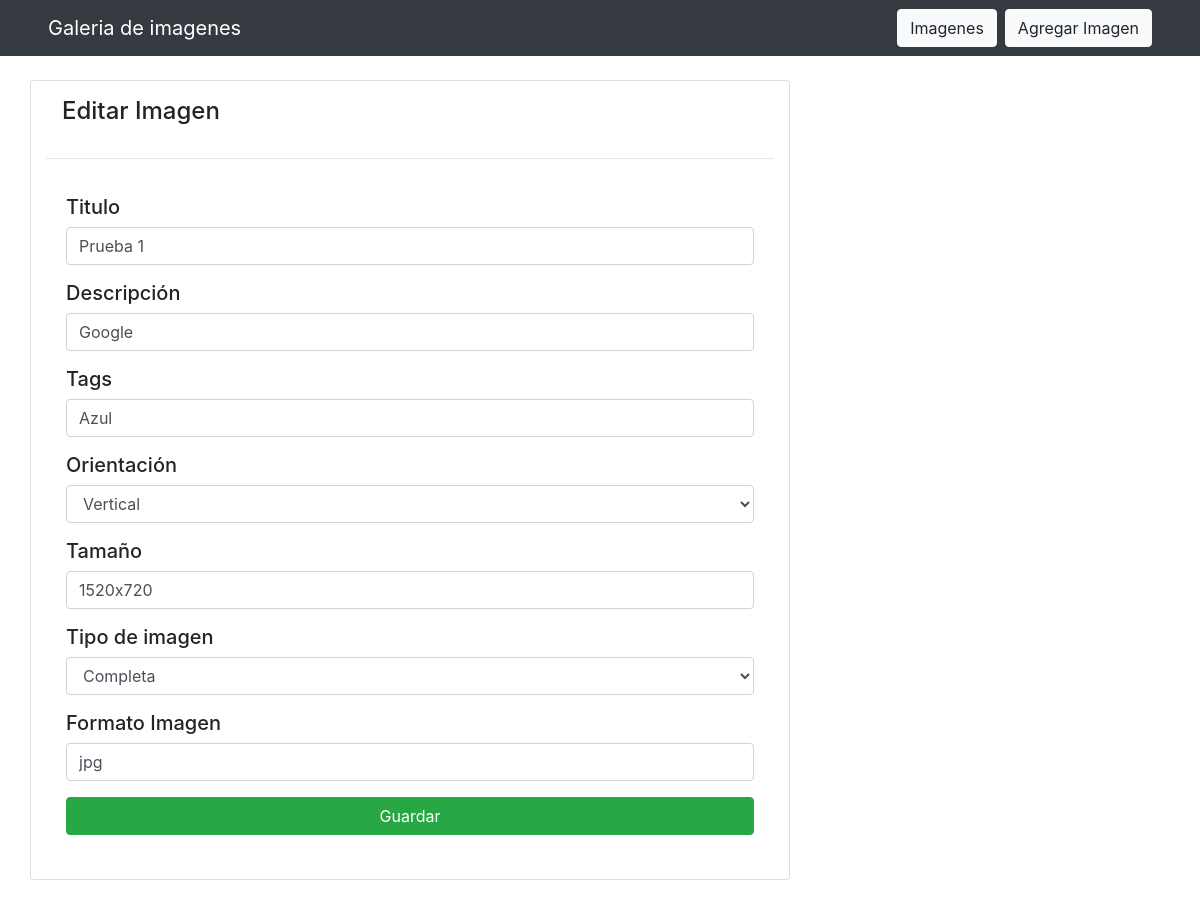
The app's page /pages/editImage.php?id=1 with its own data.
### tables this page shows
CREATE TABLE `imagecrud` (
  `ID` int NOT NULL,
  `TITLE` varchar(30) NOT NULL,
  `DESCRIPTION` varchar(60) NOT NULL,
  `IMAGE` varchar(255) NOT NULL,
  `orientacion` text NOT NULL,
  `tamano` varchar(255) NOT NULL,
  `tags` varchar(9999) NOT NULL,
  `imagen_completa_menu` varchar(255) NOT NULL,
  `formato_imagen` varchar(250) NOT NULL
);

### pages/editImage.php (called while the page is built)
<?php
  include '../vista/formEdit.php';
?>

### modelo/conexion.php (called while the page is built)
<?php
class Conexion {
  private $host, $Huser, $Hpass, $db, $charset;
  public function __construct() {
    $this->host= 'localhost';
    $this->Huser= 'root';
    $this->Hpass= 'admin';
    $this->db= 'CSV_DB';
    $this->charset= 'utf8';
  }
  public function conectar(){
    try {
      $connection="mysql:host=".$this->host.";dbname=".
                  $this->db.";charset=".$this->charset;
      $con=new PDO($connection,$this->Huser,$this->Hpass);
      $con->setAttribute(PDO::ATTR_ERRMODE,
                       PDO::ERRMODE_EXCEPTION);
    }catch(Exception $e){
      echo 'Error PDO: '.$e->getLine();
    }
    return $con;
  }
}

### modelo/editar_modelo.php (called while the page is built, shortened)
<?php
class ImagenEdit extends Conexion
{
  public function select($id)
  {
    $data = null;
    $sql = "call pr_modificar_tags($id)";
    if ($consulta = $this->conectar()->query($sql)) {
      while ($row = $consulta->fetch(PDO::FETCH_ASSOC)) {
        $data[] = $row;
      }
    }
    return $data;
  }
}

### vista/formEdit.php (the view, shortened to what this page needs)
<!doctype html>
<html lang="en">
<head>
  <link rel="stylesheet" href="https://stackpath.bootstrapcdn.com/bootstrap/4.4.1/css/bootstrap.min.css">
</head>
<body>
  <nav class="navbar navbar-dark bg-dark px-5">
    <a class="navbar-brand">Galeria de imagenes</a>
    <div class="form-inline">
      <a href='../index.php'>
        <button class="btn btn-light mr-2 my-2 my-sm-0" type="submit">Imagenes</button>
      </a>
      <a href='../pages/addImage.php'>
        <button class="btn btn-light my-2 my-sm-0" type="submit">Agregar Imagen</button>
      </a>
    </div>
  </nav>
  <br>
  <div class="container">
    <div class='row'>
      <div class='col-md-8 card'>
        <h4 class='m-3'>Editar Imagen</h4>
        <hr>
        <?php
        include_once '../modelo/conexion.php';
        include_once '../modelo/editar_modelo.php';
        $id = $_GET['id'];
        $image = new ImagenEdit();
        $image->update($id);
        $rows = $image->select($id);
        if (!empty($rows)) {
          foreach ($rows as $row) {
        ?>
            <form action='' method='post' class='card-body'>
              <h5>Titulo</h5>
              <input type='text' class='form-control mb-3' name='titlePostEdit' placeholder='Titulo' value='<?php echo $row['TITLE']; ?>'>
              <h5>Descripción</h5>
              <input type='text' class='form-control mb-3' name='descriptionPostEdit' placeholder='Descripción' value='<?php echo $row['DESCRIPTION']; ?>'>
              <h5>Tags</h5>
              <input type='text' class='form-control mb-3' name='tagsPostEdit' placeholder='Tags' value='<?php echo $row['tags']; ?>'>
              <h5>Orientación</h5>
              <select class="form-control mb-3" name="orientacionPostEdit" id="orientacionEditPost">
                <option><?php echo $row['orientacion']; ?></option>
              </select>
              <h5>Tamaño</h5>
              <input type='text' class='form-control mb-3' name='tamanoPostEdit' placeholder='Tamaño' value='<?php echo $row['tamano']; ?>'>
              <h5>Tipo de imagen</h5>
              <select class="form-control mb-3" name="imagen_completa_menuPostEdit" id="imagen_completa_menuPostEdit">
                <option><?php echo $row['imagen_completa_menu']; ?></option>
              </select>
              <h5>Formato Imagen</h5>
              <input type='text' class='form-control mb-3' name='formato_imagenPostEdit' placeholder='Formato Imagen' value='<?php echo $row['formato_imagen']; ?>'>
              <input type='submit' class='btn btn-block btn-success' name='editarBtn' value='Guardar'><br>
            </form>
        <?php }
        } ?>
      </div>
    </div>
  </div>
  <br>
</body>
</html>

### records on screen
imagecrud: titlePostEdit "Prueba 1", descriptionPostEdit "Google", tagsPostEdit "Azul", orientacionPostEdit "Vertical", tamanoPostEdit "1520x720", imagen_completa_menuPostEdit "Completa", formato_imagenPostEdit "jpg"
